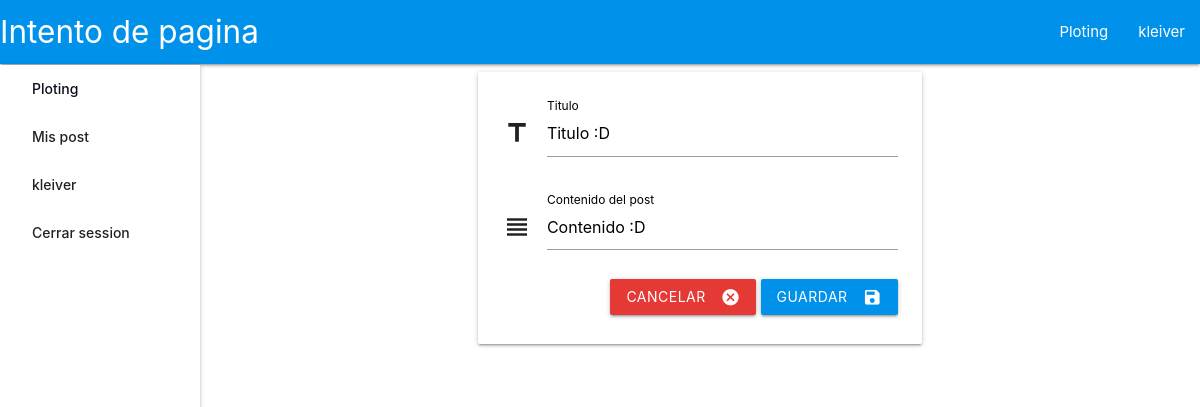
/plots/edit_post/1 (signed in), run on the app's committed database.
### plots/models.py (models this page shows, shortened)
class UserModel(AbstractUser):
    email = models.EmailField(_('email address'), unique=True)
    avatar = models.ImageField(upload_to='plots', default='plots/default.png')
    location = models.CharField(max_length=140)
    gender = models.CharField(max_length=140, choices=genero)
    information = models.TextField()

class Post(models.Model):
    user = models.ForeignKey(UserModel, on_delete=models.CASCADE)
    title = models.CharField(max_length=140)
    post_text = models.TextField()
    post_date = models.DateTimeField(editable=False)
    post_modified = models.DateTimeField(editable=False)

### plots/views.py (the view)
# urls.py: path('edit_post/<int:post_id>', views.edit_post, name='edit_post'),
@login_required
def edit_post(request, post_id):
    if request.method == 'POST':
        post = Post.objects.get(pk=post_id)
        post_form = PostForm(request.POST, instance=post)
        if post_form.is_valid():
            post_form.save()
            post = Post.objects.get(pk=post_id)
            return redirect('plots:post', post_id=post_id)
        else:
            return render(request, 'plots/edit_post.html', {
                'post_form': post_form,
                'post': post,
            })
    else:
        post = Post.objects.get(pk=post_id)
        post_form = PostForm(instance=post)
        return render(request, 'plots/edit_post.html', {
            'post_form': post_form,
            'post': post,
        })

### plots/forms.py
class PostForm(forms.ModelForm):
    def __init__(self, *args, **kwargs):
        super(PostForm, self).__init__(*args, **kwargs)
        self.fields['title'].required = True
    class Meta:
        model = Post
        fields = {'title', 'post_text'}
        widgets = {
            'post_text': forms.Textarea(attrs={
                'class': 'materialize-textarea', 'placeholder': 'Contenido del post...'
            }),
            'title': forms.TextInput(attrs={'placeholder': 'Titulo del post'})
        }
        labels = {
            'title': 'Titulo',
            'post_text': 'Contenido del post',
        }

### plots/templates/plots/edit_post.html (shortened to what this page needs)
{% extends "plots/base.html" %}
{% block content %}
<div class="row">
  <div class="col s12 m10 l8 offset-m1 offset-l2">
    <div class="card-panel hoverable ">
      <div class="row">
        <form action="{% url 'plots:edit_post' post.id %}" method="post" enctype="multipart/form-data">
          <div class="col s12 m12 l12">
            <div class="input-field">
              <i class="material-icons prefix">title</i>
              <label for="{{ post_form.title.auto_id }}" class="active">{{ post_form.title.label }}</label>
              {{ post_form.title }}
            </div>
            <div class="input-field" style="margin-top: 40px;">
              <i class="material-icons prefix">view_headline</i>
              <label for="{{ post_form.post_text.auto_id }}" class="active">{{ post_form.post_text.label }}</label>
              {{ post_form.post_text }}
            </div>
            <div class="row right-align">
              <div class="col s12" style="margin-bottom: -35px;">
                <a href="{{ request.META.HTTP_REFERER }}" class="btn waves-effect waves-light red darken-1">cancelar<i
                    class="material-icons right">cancel</i></a>
                <button type="submit" class="btn waves-effect waves-light light-blue accent-4">Guardar<i
                    class="material-icons right">save</i></button>
              </div>
            </div>
          </div>
        </form>
      </div>
    </div>
  </div>
</div>
{% endblock content %}

### plots/templates/plots/base.html (shortened to what this page needs)
<!DOCTYPE html>
<html lang="es">
<head>
  {% load static %}
  <link rel="stylesheet" type="text/css" href="{% static 'css/materialicons.css' %}">
  <link rel="stylesheet" type="text/css" href="{% static 'css/materialize.min.css' %}">
  <link rel="stylesheet" type="text/css" href="{% static 'css/general.css' %}">
</head>
<body>
  <main>
    <header>
      <div class="navbar-fixed">
        <nav>
          <div class="nav-wrapper light-blue accent-4">
            <a href="{% url 'plots:Home' %}" class="brand-logo">Intento de pagina</a>
            {% if user.is_anonymous %}
            <ul class="right hide-on-med-and-down">
              <li><a href="{% url 'plots:resultsplot' %}">Ploting</a></li>
              <li><a href="{% url 'plots:registrar'%}">registrarse</a></li>
              <li><a href="{% url 'plots:user_login' %}">login</a></li>
            </ul>
            {% else %}
            <ul class="right hide-on-med-and-down">
              <li><a href="{% url 'plots:resultsplot' %}">Ploting</a></li>
              <li><a class="dropdown-trigger" href="#!" data-target="dropdown1">{{user.username}}</a></li>
            </ul>
            {% endif %}
          </div>
        </nav>
      </div>
      {% if user.is_anonymous %}
      <ul class="sidenav sidenav-fixed invesible-top col l1" id="mobile-demo">
        <li><a href="{% url 'plots:resultsplot' %}">Ploting</a></li>
        <li><a href="{% url 'plots:registrar'%}">registrarse</a></li>
        <li><a href="{% url 'plots:user_login' %}">login</a></li>
      </ul>
      {% else %}
      <ul class="sidenav sidenav-fixed invesible-top" id="mobile-demo">
        <li><a href="{% url 'plots:resultsplot' %}" style="color: #0a0d1a;">Ploting</a></li>
        <li><a href="{% url 'plots:list_post' %}">Mis post</a></li>
        <li>
          <ul class="collapsible collapsible-accordion">
            <li>
              <a class="collapsible-header" tabindex="0">{{user.username}}</a>
            </li>
          </ul>
        </li>
        <li><a href="{% url 'plots:logout'%}">Cerrar session</a></li>
      </ul>
      {% endif %}
    </header>
    <div class="row content_margin">
      <div class="container">
        <div class="col s12 m12 l12">
          {% block content %}
          {% endblock %}
        </div>
      </div>
    </div>
  </main>
</body>
</html>

### static/css/general.css (style rules this page uses)
@media only screen and (min-width : 992px) { .invesible-top { top: 65px; } }
@media only screen and (min-width : 992px) { .content_margin { padding-left: 200px; } }
.sidenav { width: 200px !important; }
.sidenav .collapsible-header, .sidenav.fixed .collapsible-header { padding: 0 32px; }
.input-field label { pointer-events: all !important; color: #000; }
.material-icons { vertical-align: -5px !important; }

### data on the page
UserModel: username "kleiver"
Post: title "Titulo :D", post_text "Contenido :D"

### other printed values
{{ post_form.title.label }} "Titulo"
{{ post_form.post_text.label }} "Contenido del post"
